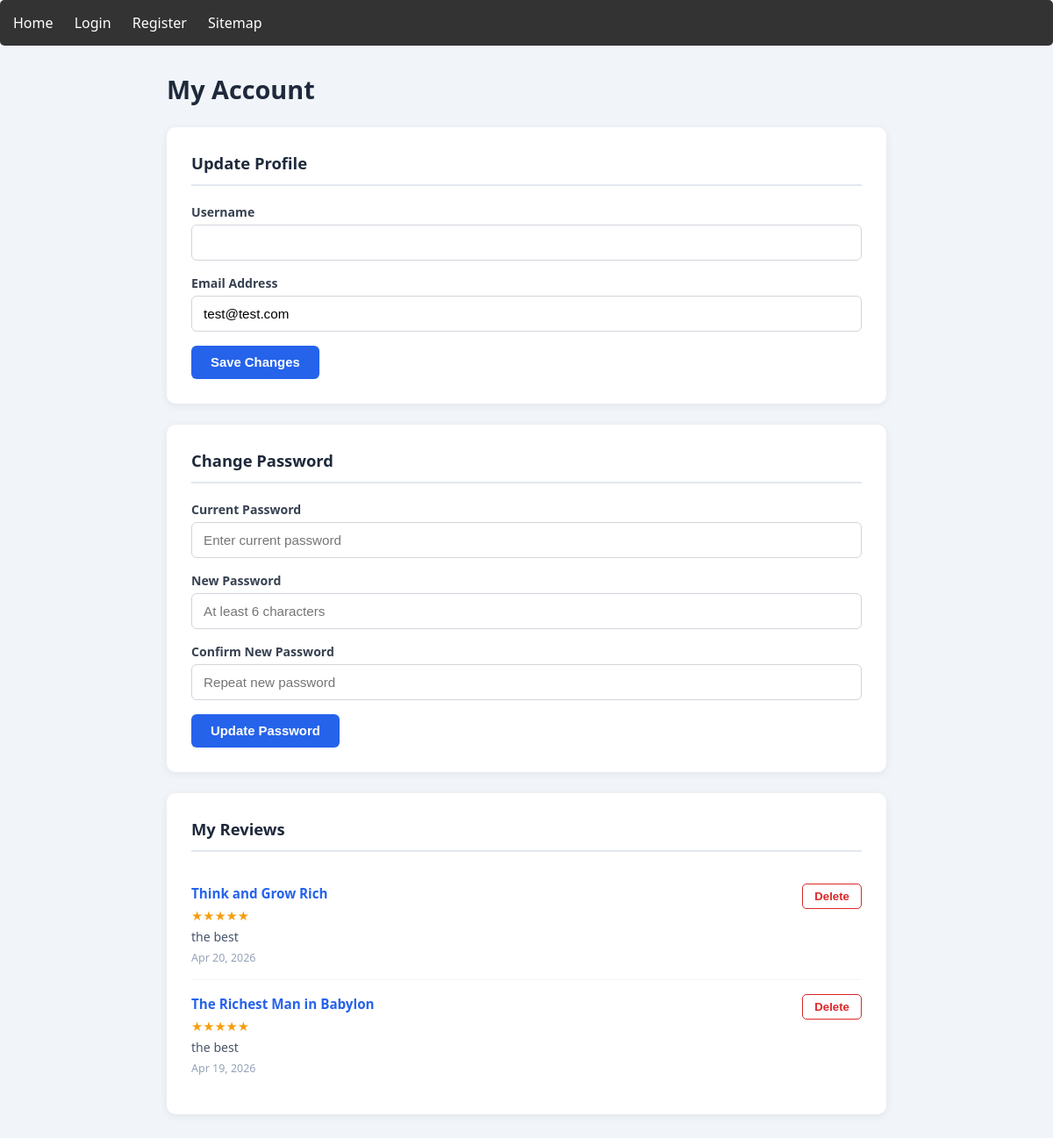
/advweb/account.php (signed in), run on the app's committed database.
### tables this page shows
CREATE TABLE `users` (
  `id` int(11) NOT NULL AUTO_INCREMENT,
  `name` varchar(100) NOT NULL,
  `email` varchar(100) NOT NULL,
  `password` varchar(255) DEFAULT NULL,
  PRIMARY KEY (`id`),
  UNIQUE KEY `email` (`email`)
);

CREATE TABLE `reviews` (
  `id` int(11) NOT NULL AUTO_INCREMENT,
  `book_id` int(11) NOT NULL,
  `user_id` int(11) NOT NULL,
  `rating` int(11) NOT NULL CHECK (`rating` between 1 and 5),
  `comment` text DEFAULT NULL,
  `created_at` timestamp NOT NULL DEFAULT current_timestamp(),
  PRIMARY KEY (`id`),
  KEY `book_id` (`book_id`),
  KEY `user_id` (`user_id`),
  CONSTRAINT `reviews_ibfk_1` FOREIGN KEY (`book_id`) REFERENCES `books` (`id`),
  CONSTRAINT `reviews_ibfk_2` FOREIGN KEY (`user_id`) REFERENCES `users` (`id`)
);

CREATE TABLE `books` (
  `id` int(11) NOT NULL AUTO_INCREMENT,
  `title` varchar(255) NOT NULL,
  `author` varchar(255) NOT NULL,
  `genre` varchar(50) DEFAULT NULL,
  `description` text NOT NULL,
  `image` varchar(255) NOT NULL,
  PRIMARY KEY (`id`)
);

### advweb/account.php (the view, shortened to what this page needs)
<?php
include 'db.php';
$uid     = $_SESSION['user_id'];
$user    = mysqli_fetch_assoc(mysqli_query($conn, "SELECT * FROM users WHERE id=$uid"));
$reviews = mysqli_query($conn, "SELECT r.*, b.title AS book_title FROM reviews r
    INNER JOIN books b ON r.book_id = b.id
    WHERE r.user_id=$uid ORDER BY r.created_at DESC");
?>
<!DOCTYPE html>
<html lang="en">
<head>
</head>
<body>
<?php include 'navbar.php'; ?>
<div class="container">
    <h1> My Account</h1>
    <div class="card">
        <h2>Update Profile</h2>
        <form method="POST">
            <div class="form-group">
                <label>Username</label>
                <input type="text" name="username" value="<?php echo htmlspecialchars($user['username']); ?>" required>
            </div>
            <div class="form-group">
                <label>Email Address</label>
                <input type="email" name="email" value="<?php echo htmlspecialchars($user['email']); ?>" required>
            </div>
            <button type="submit" class="btn btn-blue">Save Changes</button>
        </form>
    </div>
    <div class="card">
        <h2>Change Password</h2>
        <form method="POST">
            <div class="form-group">
                <label>Current Password</label>
                <input type="password" name="current_password" placeholder="Enter current password" required>
            </div>
            <div class="form-group">
                <label>New Password</label>
                <input type="password" name="new_password" placeholder="At least 6 characters" required>
            </div>
            <div class="form-group">
                <label>Confirm New Password</label>
                <input type="password" name="confirm_password" placeholder="Repeat new password" required>
            </div>
            <button type="submit" class="btn btn-blue">Update Password</button>
        </form>
    </div>
    <div class="card">
        <h2>My Reviews</h2>
        <?php if (mysqli_num_rows($reviews) > 0): ?>
            <?php while ($rev = mysqli_fetch_assoc($reviews)): ?>
            <div class="review-row">
                <div>
                    <div class="rev-title"><a href="book.php?id=<?php echo $rev['book_id']; ?>"><?php echo htmlspecialchars($rev['book_title']); ?></a></div>
                    <div class="rev-stars"><?php for ($i = 1; $i <= 5; $i++) echo $i <= $rev['rating'] ? '★' : '☆'; ?></div>
                    <p class="rev-comment"><?php echo nl2br(htmlspecialchars($rev['comment'])); ?></p>
                    <p class="rev-date"><?php echo date('M d, Y', strtotime($rev['created_at'])); ?></p>
                </div>
                <form method="POST">
                    <button type="submit" class="btn-red" onclick="return confirm('Delete this review?')">Delete</button>
                </form>
            </div>
            <?php endwhile; ?>
        <?php else: ?>
            <div class="no-rev">You haven't written any reviews yet.</div>
        <?php endif; ?>
    </div>
</div>
</body>
</html>

### advweb/account.php (style rules this page uses)
* { box-sizing: border-box; margin: 0; padding: 0; }
body { font-family: 'Segoe UI', sans-serif; background: #f1f5f9; color: #1e293b; }
.container { max-width: 860px; margin: 30px auto; padding: 0 20px; }
h1 { font-size: 1.8rem; margin-bottom: 24px; }
.card { background: white; border-radius: 10px; padding: 28px; box-shadow: 0 2px 10px rgba(0,0,0,0.07); margin-bottom: 24px; }
.card h2 { font-size: 1.15rem; margin-bottom: 20px; padding-bottom: 12px; border-bottom: 2px solid #e2e8f0; }
.form-group { margin-bottom: 16px; }
.form-group label { display: block; font-weight: 600; font-size: 0.88rem; color: #374151; margin-bottom: 5px; }
.form-group input { width: 100%; padding: 11px 13px; border: 1px solid #d1d5db; border-radius: 6px; font-size: 0.95rem; }
.btn { padding: 11px 22px; border: none; border-radius: 6px; font-size: 0.93rem; font-weight: 600; cursor: pointer; }
.btn-blue { background: #2563eb; color: white; }
.btn-red { background: white; color: #dc2626; border: 1px solid #dc2626; padding: 6px 13px; font-size: 0.83rem; font-weight: 600; cursor: pointer; border-radius: 5px; }
.review-row { display: flex; justify-content: space-between; align-items: flex-start; padding: 16px 0; border-bottom: 1px solid #f1f5f9; }
.review-row:last-child { border-bottom: none; }
.rev-title a { font-weight: 700; color: #2563eb; text-decoration: none; font-size: 0.95rem; }
.rev-stars { color: #f59e0b; font-size: 0.92rem; margin: 4px 0; }
.rev-comment { color: #475569; font-size: 0.88rem; line-height: 1.55; }
.rev-date { color: #94a3b8; font-size: 0.78rem; margin-top: 4px; }

### data on the page
users: email "test@test.com"
reviews: book.title "Think and Grow Rich", rating 5 (drawn), comment "the best", created_at "Apr 20, 2026"
reviews: book.title "The Richest Man in Babylon", rating 5 (drawn), comment "the best", created_at "Apr 19, 2026"
